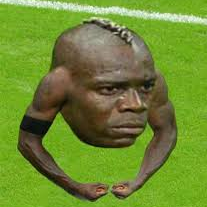
#> input picture static/ime/MAC0210/programa2/results/case_6/balotelli.png, 207 x 207 px
$ python main.py
#> lines starting #> are read from the running program, lines starting #| are printed output that depends on the picture
### static/ime/MAC0210/programa2/compress.py
import numpy as np
from PIL import Image

def compress(originalImg, k):
    """
    Compresses a square image by keeping only rows and columns with index congruent to 0 mod (k+1).
    Supports RGB (3 channels), RGBA (4 channels), grayscale with alpha (2 channels), and grayscale (1 channel) images.

    Args:
        originalImg (str): Path to the original image to compress
        k (int): Compression rate, i.e., number of rows and columns to remove

    Returns:
        None: Saves the compressed image as 'compressed.png'
    """
    img = Image.open(originalImg)
    img_array = np.array(img)

    # Handle grayscale images (2D array)
    if len(img_array.shape) == 2:
        img_array = img_array.reshape(img_array.shape[0], img_array.shape[1], 1)

    p = img_array.shape[0]
    if p != img_array.shape[1]:
        raise ValueError("The image must be square")

    num_channels = img_array.shape[2]

    n = int((p + k) / (k + 1))
    compressed = np.zeros((n, n, num_channels), dtype=np.uint8)

    for i in range(n):
        for j in range(n):
            orig_i = i * (k + 1)
            orig_j = j * (k + 1)
            compressed[i, j] = img_array[orig_i, orig_j]

    if num_channels == 1:
        compressed = compressed.reshape(n, n)

    compressed_img = Image.fromarray(compressed)
    compressed_img.save('compressed.png', quality=100, optimize=False)
    print(f"Compressed image saved as 'compressed.png'. Original size: {p}x{p}, Compressed size: {n}x{n}")
    return compressed_img

### static/ime/MAC0210/programa2/decompress.py
import numpy as np

from PIL import Image

from bilinear import calculate_bilinear_coefficients, decompress_bilinear
from bicubic import calculate_bicubic_coefficients, decompress_bicubic

def decompress(compressedImg, method, k, h):
    """
    Decompresses an image by adding k rows and columns between each of the n rows and columns
    and interpolating the missing values.
    Supports
        - RGB (3 channels)
        - RGBA (4 channels)
        - Grayscale with alpha (2 channels)
        - Grayscale (1 channel)

    Args:
        compressedImg (str): Path to the compressed image
        method (int): Interpolation method (1 - Bilinear, 2 - Bicubic)
        k (int): Decompression rate, matching the compression rate
        h (float): Size of interpolation square side

    Returns:
        None: Saves the decompressed image as 'decompressed.png'
    """
    compressed_img = Image.open(compressedImg)
    compressed_array = np.array(compressed_img)

    # Handle grayscale images (2D array)
    if len(compressed_array.shape) == 2:
        compressed_array = compressed_array.reshape(compressed_array.shape[0], compressed_array.shape[1], 1)

    n = compressed_array.shape[0]
    num_channels = compressed_array.shape[2]
    p = n + (n - 1) * k

    # Initialize the decompressed image array
    decompressed = np.zeros((p, p, num_channels), dtype=np.uint8)

    for i in range(n):
        for j in range(n):
            y_pos = i * (k+1)
            x_pos = j * (k+1)
            decompressed[y_pos, x_pos] = compressed_array[i, j]

    h = int(h) if h > 1 else 1
    for channel in range(num_channels):
        for square_y in range(0, p, h):
            for square_x in range(0, p, h):
                # Define the boundaries of this square
                y_start = square_y
                y_end = min(square_y + h, p)
                x_start = square_x
                x_end = min(square_x + h, p)

                i1 = max(0, y_start // (k+1))
                i2 = min(n-1, (y_end + k) // (k+1))
                j1 = max(0, x_start // (k+1))
                j2 = min(n-1, (x_end + k) // (k+1))

                if method == 1:  # Bilinear
                    alpha = calculate_bilinear_coefficients(
                        compressed_array[:,:,channel],
                        i1, i2,
                        j1, j2,
                        h
                    )
                    # Calculate all pixels inside the square using the bilinear interpolation with the coefficients found
                    for y in range(y_start, y_end):
                        for x in range(x_start, x_end):
                            if y % (k+1) == 0 and x % (k+1) == 0 and y//(k+1) < n and x//(k+1) < n:
                                continue
                            y_base = i1 * (k+1)
                            x_base = j1 * (k+1)
                            decompressed[y, x, channel] = decompress_bilinear(x, y, x_base, y_base, alpha)

                elif method == 2:  # Bicubic
                    alpha = calculate_bicubic_coefficients(
                        compressed_array[:,:,channel],
                        i1, i2,
                        j1, j2,
                        h
                    )
                    # Calculate all pixels inside the square using the bicubic interpolation with the coefficients found
                    for y in range(y_start, y_end):
                        for x in range(x_start, x_end):
                            if y % (k+1) == 0 and x % (k+1) == 0 and y//(k+1) < n and x//(k+1) < n:
                                continue
                            y_base = i1 * (k+1)
                            x_base = j1 * (k+1)
                            decompressed[y, x, channel] = decompress_bicubic(x, y, x_base, y_base, alpha)

    if num_channels == 1:
        decompressed = decompressed.reshape(p, p)

    decompressed_img = Image.fromarray(decompressed)
    decompressed_img.save('decompressed.png', quality=100, optimize=False)
    print(f"Decompressed image saved as 'decompressed.png'. Size: {p}x{p}")

    return decompressed_img

### static/ime/MAC0210/programa2/main.py
import numpy as np
import shutil
import os

from compress import compress
from decompress import decompress
from calculateError import calculateError
from image_generator import generate_image, generate_error_graph

def empty_dir(dir):
    for file in os.listdir(dir):
        os.remove(os.path.join(dir, file))

# [203 lines left out: functions default_rgb_function, test_rgb_function, non_c2_rgb_function, case_1, case_2, case_3 and 2 more, not called in this run]

def case_6():
    # Caso 6 - A Selva
    case_6_dir = os.path.join(output_dir, "case_6")
    os.makedirs(case_6_dir, exist_ok=True)
    empty_dir(case_6_dir)

    shutil.copy("balotelli.png", os.path.join(case_6_dir, "balotelli.png"))
    compress(os.path.join(case_6_dir, "balotelli.png"), k=1)
#> in compress, img is the input picture: PIL image 207x207 RGBA; mean R, G, B, A 110.5, 138.1, 49.8, 255
#> after the loop in compress, `for i in range(n):`:
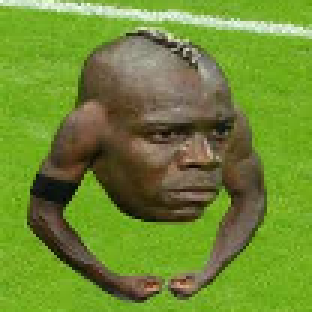
#> compressed: shape (104, 104, 4) (shown 3 times larger); mean R, G, B, A 110.8, 138.5, 49.9, 255
#| Compressed image saved as 'compressed.png'. Original size: 207x207, Compressed size: 104x104
    os.rename("compressed.png", os.path.join(case_6_dir, "compressed_k1.png"))

    compress(os.path.join(case_6_dir, "balotelli.png"), k=3)
#> call 2 of compress, with originalImg = 'results/case_6/balotelli.png', k = 3
#> after the loop in compress (call 2), `for i in range(n):`:
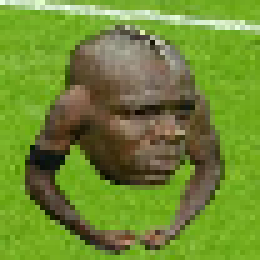
#> compressed: shape (52, 52, 4) (shown 5 times larger); mean R, G, B, A 110.9, 138.6, 50.1, 255
#| Compressed image saved as 'compressed.png'. Original size: 207x207, Compressed size: 52x52
    os.rename("compressed.png", os.path.join(case_6_dir, "compressed_k3.png"))

    decompress(os.path.join(case_6_dir, "compressed_k1.png"), method=1, k=1, h=2)
    os.rename("decompressed.png", os.path.join(case_6_dir, "bilinear_decompressed_k1_h2.png"))

    decompress(os.path.join(case_6_dir, "compressed_k1.png"), method=2, k=1, h=2)
    os.rename("decompressed.png", os.path.join(case_6_dir, "bicubic_decompressed_k1_h2.png"))

    decompress(os.path.join(case_6_dir, "compressed_k3.png"), method=1, k=1, h=2)
    os.rename("decompressed.png", os.path.join(case_6_dir, "bilinear_decompressed_k1_h2_step1.png"))
    decompress(os.path.join(case_6_dir, "bilinear_decompressed_k1_h2_step1.png"), method=1, k=1, h=2)
    os.rename("decompressed.png", os.path.join(case_6_dir, "bilinear_decompressed_k1_h2_step2.png"))

    decompress(os.path.join(case_6_dir, "compressed_k3.png"), method=2, k=1, h=2)
    os.rename("decompressed.png", os.path.join(case_6_dir, "bicubic_decompressed_k1_h2_step1.png"))
    decompress(os.path.join(case_6_dir, "bicubic_decompressed_k1_h2_step1.png"), method=2, k=1, h=2)
    os.rename("decompressed.png", os.path.join(case_6_dir, "bicubic_decompressed_k1_h2_step2.png"))


    generate_error_graph(
        os.path.join(case_6_dir, "balotelli.png"),
        [
            os.path.join(case_6_dir, "bilinear_decompressed_k1_h2.png"),
            os.path.join(case_6_dir, "bicubic_decompressed_k1_h2.png"),
            os.path.join(case_6_dir, "bilinear_decompressed_k1_h2_step3.png"),
            os.path.join(case_6_dir, "bicubic_decompressed_k1_h2_step3.png"),
        ],
        output_filename=os.path.join(case_6_dir, "error_graph.png")
    )

if __name__ == "__main__":
    output_dir = "results"
    os.makedirs(output_dir, exist_ok=True)

    # [5 lines of commented-out code are left out]
#> (the run stopped early here; a loop or call above may not have finished)
